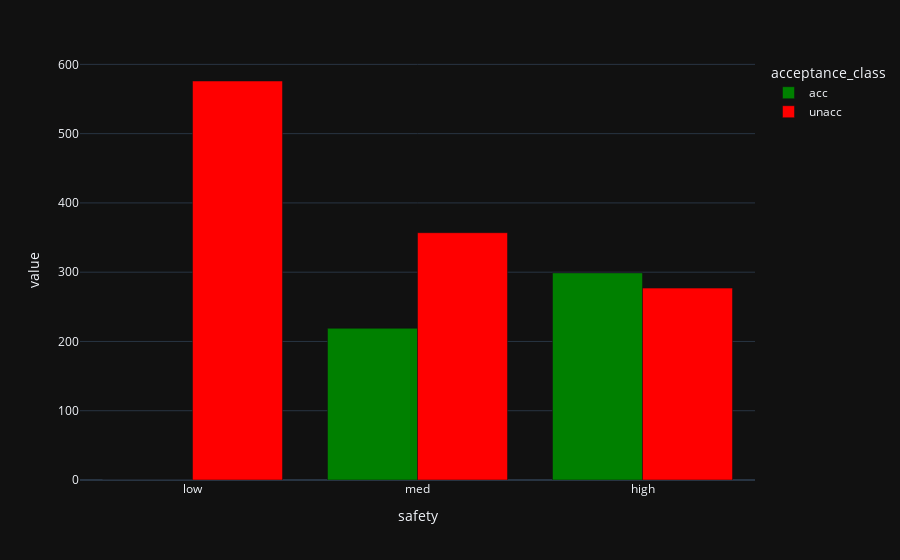

Notebook code for this chart:
### Code cell
safety_acceptance = data.pivot_table(
    acceptance,
    index=safety,
    columns=acceptance_class,
    aggfunc='count',
    fill_value=0
).loc[order[:-1]]

px.bar(
    safety_acceptance,
    x=safety_acceptance.index,
    y=safety_acceptance.columns,
    barmode='group',
    color_discrete_sequence=['green', 'red']
)

### Figure 1 — Plotly figure (JSON) as saved in the notebook; plotly's stock layout.template omitted (floating-point values rounded to 4 significant figures)
{"data": [{"alignmentgroup": "True", "hovertemplate": "acceptance_class=acc<br>safety=%{x}<br>value=%{y}<extra></extra>", "legendgroup": "acc", "marker": {"color": "green", "pattern": {"shape": ""}}, "name": "acc", "offsetgroup": "acc", "orientation": "v", "showlegend": true, "textposition": "auto", "type": "bar", "x": ["low", "med", "high"], "xaxis": "x", "y": [0, 219, 299], "yaxis": "y"}, {"alignmentgroup": "True", "hovertemplate": "acceptance_class=unacc<br>safety=%{x}<br>value=%{y}<extra></extra>", "legendgroup": "unacc", "marker": {"color": "red", "pattern": {"shape": ""}}, "name": "unacc", "offsetgroup": "unacc", "orientation": "v", "showlegend": true, "textposition": "auto", "type": "bar", "x": ["low", "med", "high"], "xaxis": "x", "y": [576, 357, 277], "yaxis": "y"}], "layout": {"barmode": "group", "legend": {"title": {"text": "acceptance_class"}, "tracegroupgap": 0}, "margin": {"t": 60}, "xaxis": {"anchor": "y", "domain": [0, 1], "title": {"text": "safety"}}, "yaxis": {"anchor": "x", "domain": [0, 1], "title": {"text": "value"}}}}
